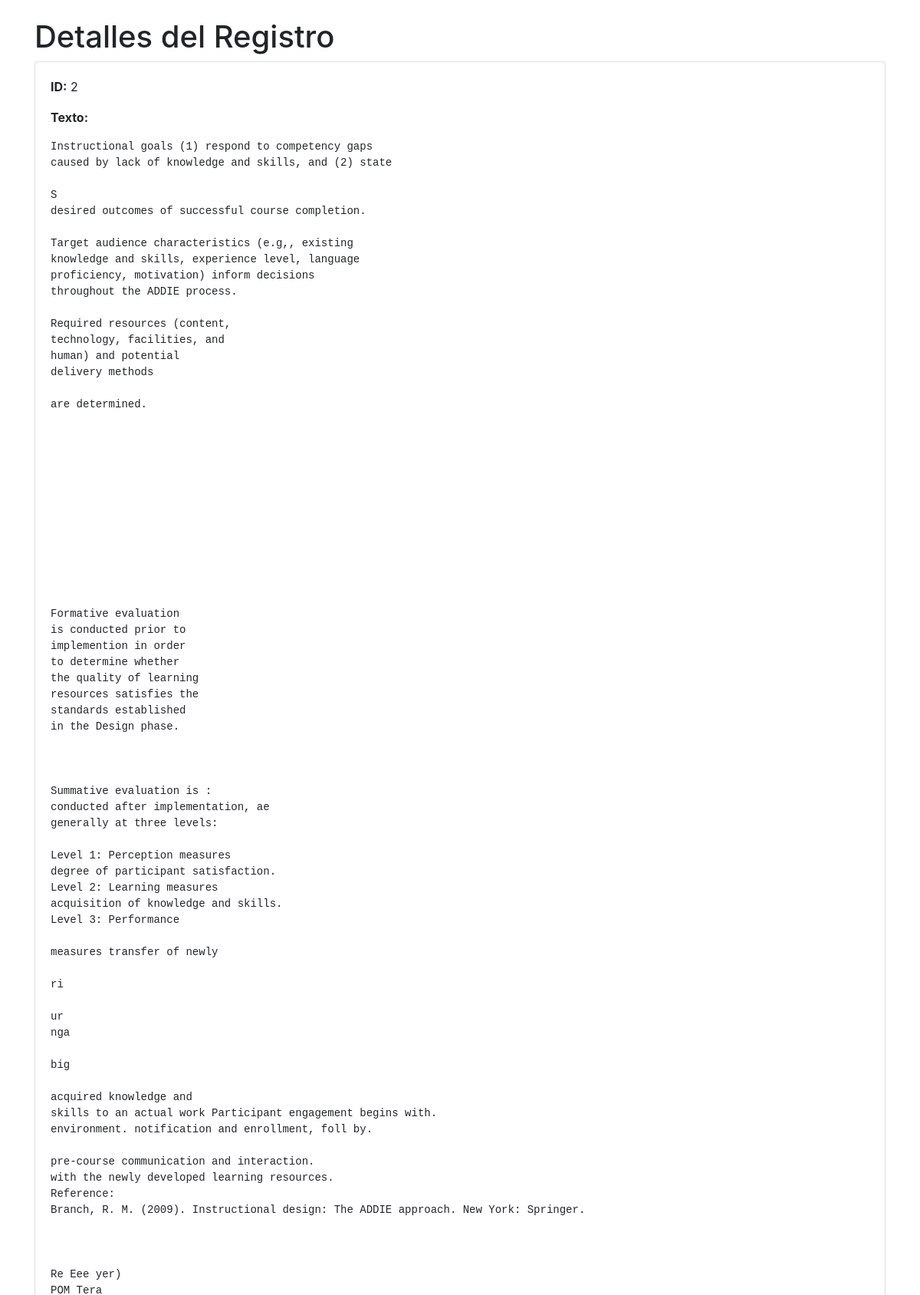
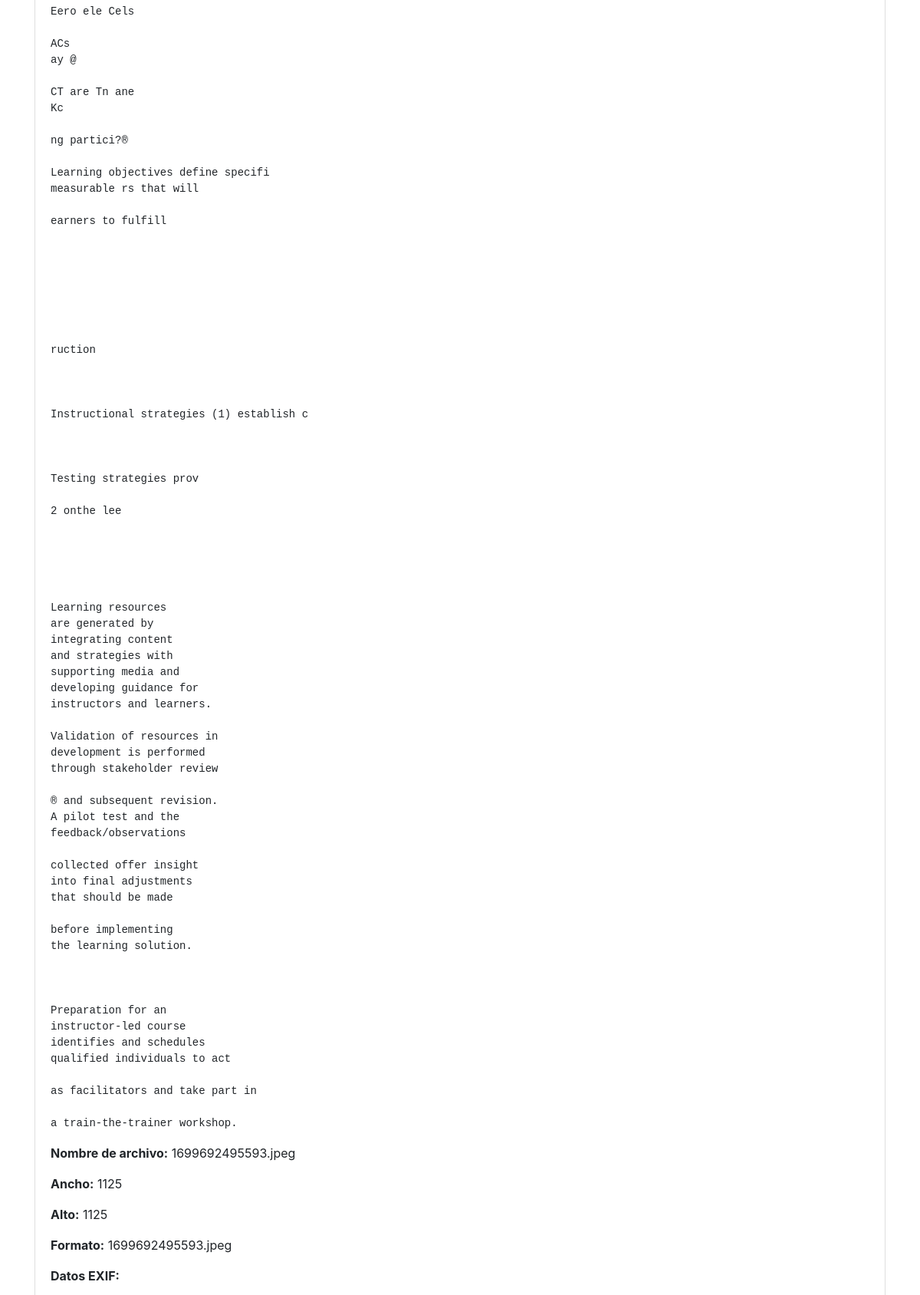
/admin/details/2 (signed in, upper part), run on the app's committed database (2 pictures, top to bottom).
### tables this page shows
CREATE TABLE ocr_results (id INTEGER PRIMARY KEY, text TEXT, filename TEXT, width INTEGER, height INTEGER, format TEXT, exif_data TEXT);

### app.py (the view)
@app.route('/admin/details/<int:id>', methods=['GET'])
@login_required
def view_details(id):
    db = get_db()
    try:
        result = db.execute('SELECT * FROM ocr_results WHERE id = ?', (id,)).fetchone()
    finally:
        db.close()
    if result:
        return render_template('details.html', result=result)
    else:
        return render_template('error.html', message='Record not found')

### app.py (called while the page is built)
def get_db():
    db = sqlite3.connect('ocr_data.db')
    db.row_factory = sqlite3.Row
    return db

def login_required(f):
    @wraps(f)
    def decorated_function(*args, **kwargs):
        if 'username' not in session:
            return redirect(url_for('login', next=request.url))
        return f(*args, **kwargs)
    return decorated_function

### templates/details.html (shortened to what this page needs)
<!DOCTYPE html>
<html>
<head>
  <link href="https://stackpath.bootstrapcdn.com/bootstrap/4.3.1/css/bootstrap.min.css" rel="stylesheet">
</head>
<body>
  <div class="container mt-4">
    <h1>Detalles del Registro</h1>
    {% if result %}
      <div class="card">
        <div class="card-body">
          <p class="card-text"><b>ID:</b> {{ result.id }}</p>
          <p class="card-text"><b>Texto:</b> </p>
          <pre>{{ result.text | safe }}</pre>
          <p class="card-text"><b>Nombre de archivo:</b> {{ result.filename }}</p>
          <p class="card-text"><b>Ancho:</b> {{ result.width }}</p>
          <p class="card-text"><b>Alto:</b> {{ result.height }}</p>
          <p class="card-text"><b>Formato:</b> {{ result.filename }}</p>
          <p class="card-text"><b>Datos EXIF:</b></p>
        </div>
      </div>
    {% else %}
      <div class="alert alert-danger" role="alert">
        Registro no encontrado.
      </div>
    {% endif %}
</body>
</html>

### data on the page
ocr_results: id "2", text "Instructional goals (1) respond to competency gaps caused by lack of knowledge and skills, and (2) state S desired outcomes of successful course completion. Target audience characteristics (e.g,, existing knowledge and skills, experience level, language proficiency, motivation) inform decisions throughout the ADDIE process. Required resources (content, technology, facilities, and human) and potential delivery methods are determined. Formative evaluation is conducted prior to implemention in order to determine whether the quality of learning resources satisfies the standards established in the Design phase. Summative evaluation is : conducted after implementation, ae generally at three…", filename "1699692495593.jpeg", width "1125", height "1125"
